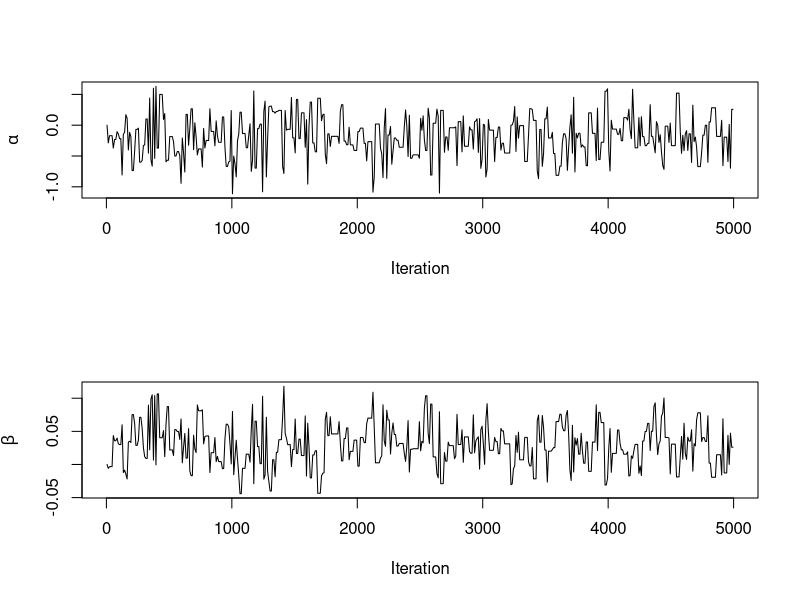
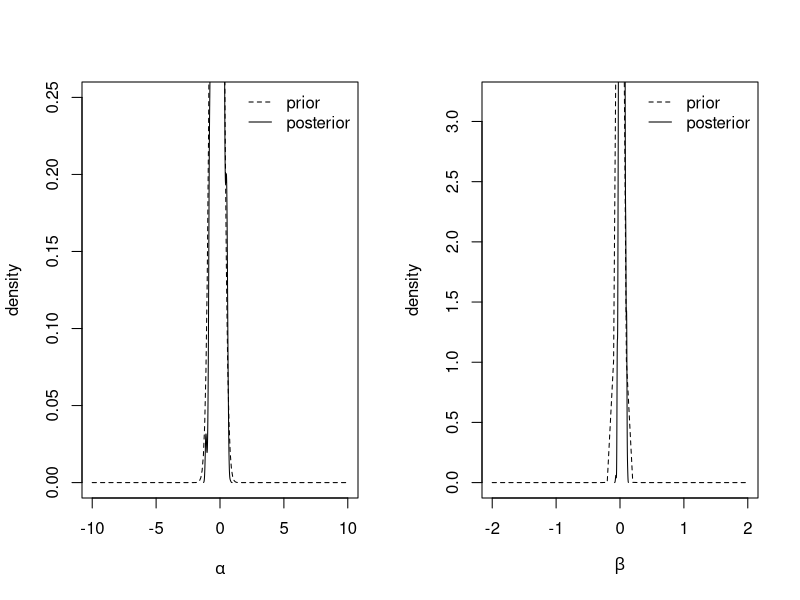
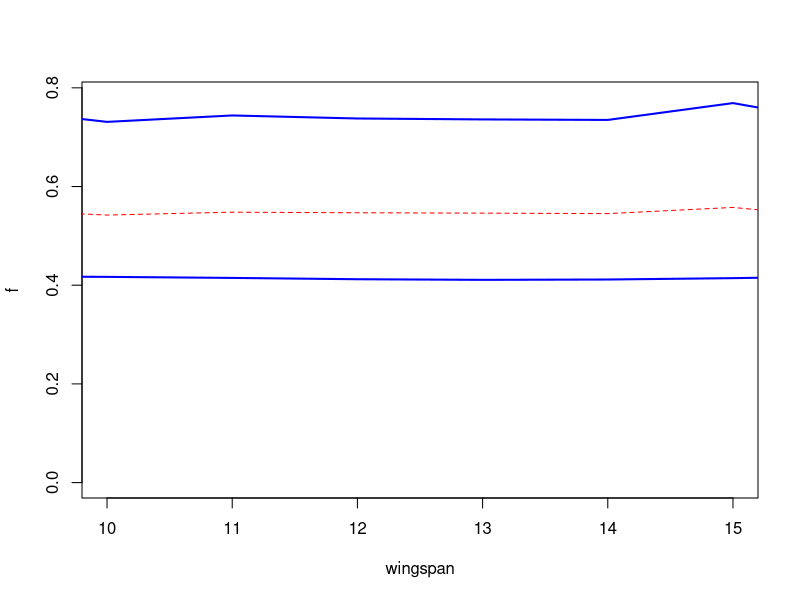

The R script that drew these images, in order:
library(tidyverse)
library(compiler)
library(coda)

# Load data
dataset <- read.table("data/msparrownest.dat", col.names = c("nest", "wspan"))

X <- model.matrix(nest ~ wspan, data = dataset)
y <- dataset$nest

n <- NROW(X)
p <- NCOL(X)

# Hyperparameter setting
# pmn_beta <- c(1.1, 0)
pmn_beta <- c(-0.245, 0)
psd_beta <- c(0.3675, 0.049)

invlogit <- function(x) exp(x) / (1 + exp(x))

MHsim <- function(tuning, nsim = 1E4, seed = 2018, verbose = FALSE) {
   varprop <- tuning

   beta <- rep(0, p)
   BETA <- matrix(NA, nsim, p, dimnames = list(NULL, colnames(X)))

   # acceptance counter
   acc <- 0

   set.seed(seed)

   for (iter in 1:nsim) {
      betaprop <- MASS::mvrnorm(1, beta, varprop)
      lhr <- sum(dbinom(y, 1, invlogit(X %*% betaprop), log = TRUE)) +
         sum(dnorm(betaprop, pmn_beta, psd_beta, log = TRUE)) -
         sum(dbinom(y, 1, invlogit(X %*% beta), log = TRUE)) -
         sum(dnorm(beta, pmn_beta, psd_beta, log = TRUE))

      if (log(runif(1)) < lhr) {
         beta <- betaprop
         acc  <- acc + 1
      }

      BETA[iter, ] <- beta
   }

   ESS <- effectiveSize(BETA)
   if (verbose) {
      cat("# nsimulations = ", nsim, "\n# prop. variance:\n", sep = "")
      print(varprop, digits = 2)
      cat("\n# acceptance rate: ", acc / nsim,
          "\n# effective sample size: \n", sep = "")
      print(ESS, digits = 4)
   }
   # [result]
   list(beta = BETA, accept.rate = acc / nsim, eff_samplesize = ESS)
}

nsim <- 1000
varprop <- var(log(y + 1 / 2)) * solve(crossprod(X))
simulation1 <- MHsim(varprop, nsim = nsim, verbose = TRUE)

nsim <- 5 * nsim
varprop <- varprop * 3
simulation2 <- MHsim(varprop, nsim = nsim, verbose = TRUE)

varprop <- varprop * 3
simulation3 <- MHsim(varprop, nsim = nsim, verbose = TRUE)

# Thinning
skeep <- seq(5, nsim, 10)

pdf("week-09_iterations.pdf")
opar <- par(mfrow = c(2, 1))
plot(skeep, simulation3$beta[skeep, 1],
     type = "l", xlab = "Iteration", ylab = expression(alpha))
plot(skeep, simulation3$beta[skeep, 2],
     type = "l", xlab = "Iteration", ylab = expression(beta))
par(opar)
graphics.off()

# Comparison
alpha <- seq(-10, 10, by = 0.1)
beta  <- seq(-2, 2, by = 0.1)

pdf("week-09_priors_posteriors.pdf", height = 6, width = 10)
opar <- par(mfrow = c(1, 2))

plot(alpha, dnorm(alpha, pmn_beta[1], psd_beta[1]),
     lwd = 1, lty = 2, ylim = c(0, 0.25),
     type = "l", xlab = expression(alpha), ylab = "density")
lines(density(simulation3$beta[, 1]), lty = 1)
legend("topright", legend = c("prior", "posterior"), cex = 1,
       lty = c(2, 1), seg.len = 1.5, bty = "n")

plot(beta, dnorm(beta, pmn_beta[2], psd_beta[2]),
     lwd = 1, lty = 2, ylim = c(0, 3.2),
     type = "l", xlab = expression(beta), ylab = "density")
lines(density(simulation3$beta[, 2], lty = 1))
legend("topright", legend = c("prior", "posterior"), cex = 1,
       lty = c(2, 1), seg.len = 1.5, bty = "n")

par(opar)
graphics.off()

ysim <- invlogit(tcrossprod(simulation3$beta, X))
CI <- apply(ysim, 2, quantile, prob = c(0.025, 0.5, 0.9975))

pdf("week-09_predictions.pdf", height = 4)
plot(c(10, 15), range(c(0, CI)), type = "n", xlab = "wingspan", ylab = "f")
lines(CI[1, ], col = "blue", lwd = 2)
lines(CI[2, ], col = "red",  lty = 2)
lines(CI[3, ], col = "blue", lwd = 2)
graphics.off()
